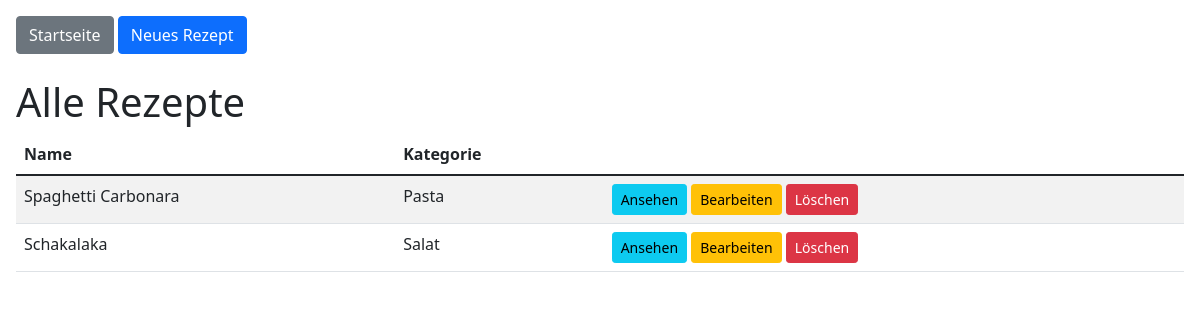
Before: / with the older database file.
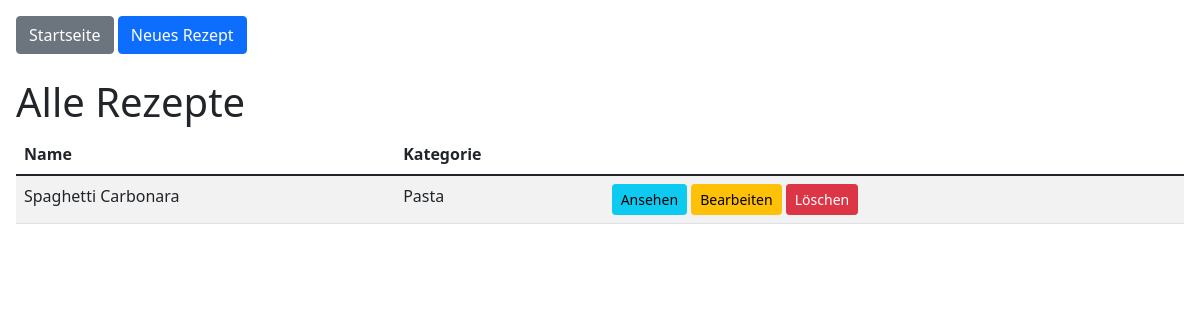
After: the same page with the newer database file.
### tables this page shows
CREATE TABLE recipes (
    id INTEGER PRIMARY KEY AUTOINCREMENT,
    name TEXT NOT NULL,
    category TEXT,
    menu_description TEXT,
    preparation_time INTEGER,
    cooking_time INTEGER,
    allergens TEXT,
    instructions TEXT,
    notes TEXT
);

### app.py (the view)
@app.route('/')
def index():
    conn = get_db_connection()
    recipes = conn.execute('SELECT id, name, category FROM recipes').fetchall()
    conn.close()
    return render_template('index.html', recipes=recipes)

### app.py (called while the page is built)
def get_db_connection():
    conn = sqlite3.connect('database.db')
    conn.row_factory = sqlite3.Row
    return conn

### templates/index.html
{% extends "layout.html" %}
{% block content %}
<h1>Alle Rezepte</h1>
<table class="table table-striped">
    <thead>
        <tr>
            <th>Name</th>
            <th>Kategorie</th>
            <th></th>
        </tr>
    </thead>
    <tbody>
    {% for recipe in recipes %}
        <tr>
            <td>{{ recipe.name }}</td>
            <td>{{ recipe.category }}</td>
            <td>
                <a href="{{ url_for('show_recipe', recipe_id=recipe.id) }}" class="btn btn-sm btn-info">Ansehen</a>
                <a href="{{ url_for('edit_recipe', recipe_id=recipe.id) }}" class="btn btn-sm btn-warning">Bearbeiten</a>
                <form action="{{ url_for('delete_recipe', recipe_id=recipe.id) }}" method="post" style="display: inline;">
                    <button type="submit" class="btn btn-sm btn-danger" onclick="return confirm('Rezept wirklich löschen?');">Löschen</button>
                </form>
            </td>
        </tr>
    {% endfor %}
    </tbody>
</table>
{% endblock %}

Changed rows visible on the page:
removed recipes: name "Schakalaka", category "Salat"
